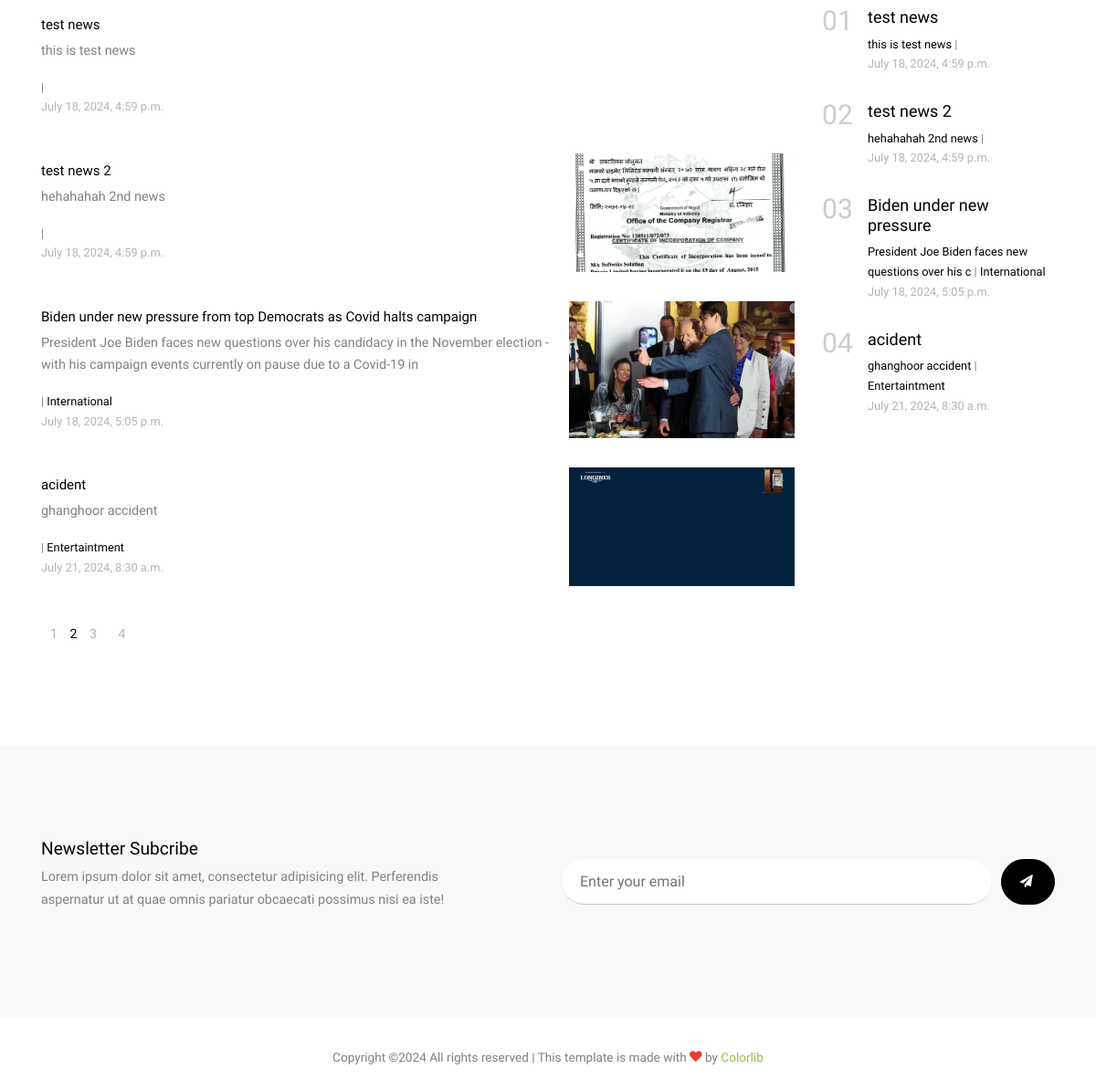
The app's page / (lower part), older data.
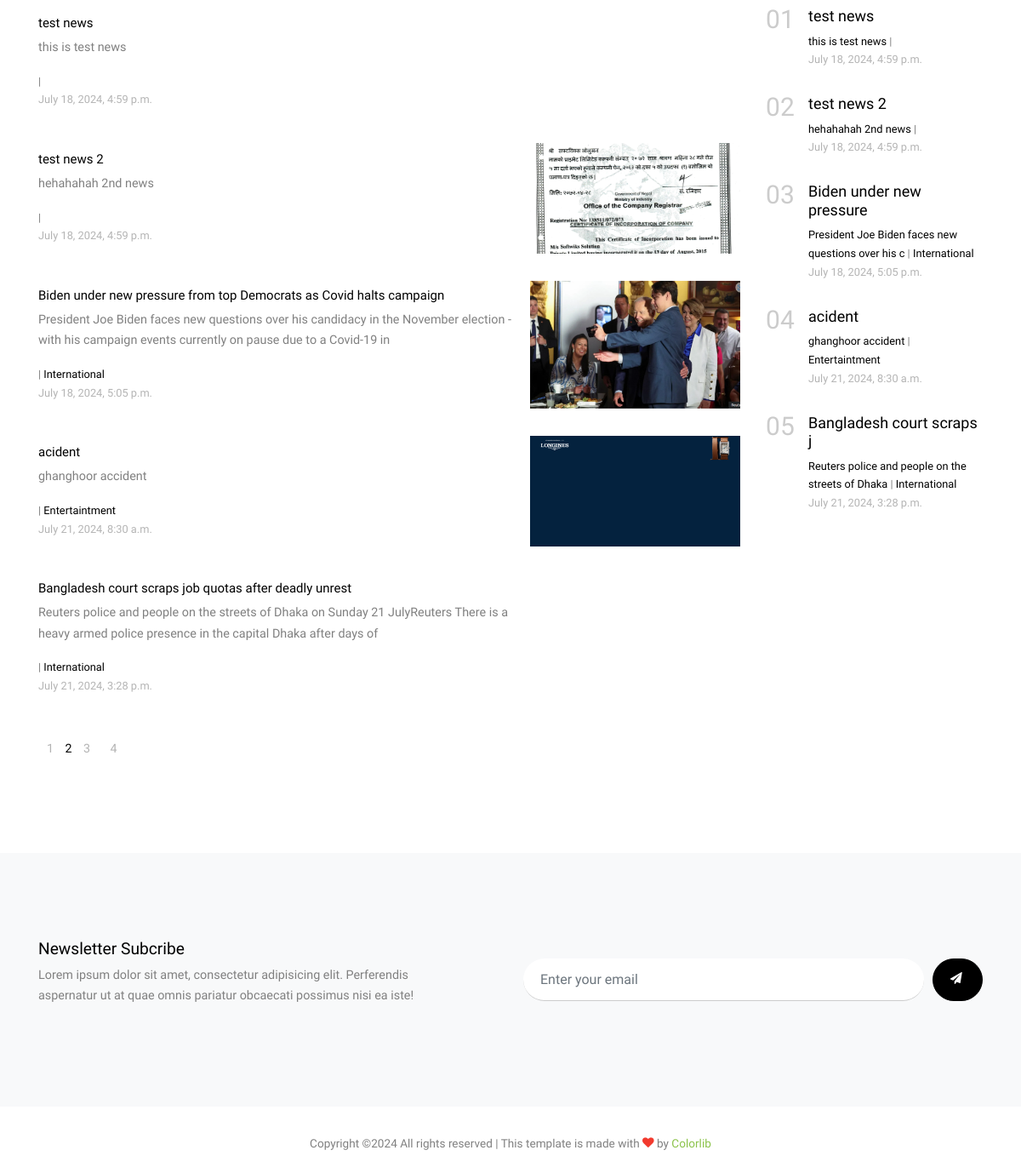
The same page, newer data.
### news/models.py (models this page shows, shortened)
class News (models.Model):
    title = models.CharField(max_length=255)
    image = models.FileField(upload_to='news')
    description = models.TextField()
    created_date = models.DateTimeField(auto_now_add=True)
    updated_date = models.DateTimeField(auto_now=True)
    posted_by = models.ForeignKey(User, on_delete=models.SET_NULL, null=True, blank=True)
    views_count = models.PositiveIntegerField(default=0)
    is_editorial = models.BooleanField(default=False)
    category = models.ForeignKey(Category, on_delete=models.SET_NULL, null=True, blank=True)
    class Meta:
        verbose_name_plural = 'News'

class Category(models.Model):
    name = models.CharField(max_length=50)
    class Meta:
        verbose_name_plural = 'News Category'

### news/views.py (the view)
# urls.py: path('', home_page, name='homepage'),
def home_page(request):
    editor_picks = News.objects.filter(is_editorial=True)
    trending_news = News.objects.all().order_by('-views_count')[:4]
    editor_picks_new = News.objects.filter(is_editorial=True)[:4]
    popular_news= News.objects.all().order_by('views_count')[:5]
    recent_news= News.objects.all().order_by('created_date')[:5]
    context = {
        "welcome" : "welcome to my custom page: dhoom tanananananaa",
        "editorial" : editor_picks,
        "trending_news" : trending_news,
        "editor_picks_new" : editor_picks_new,
        "popular_news" : popular_news,
        "recent_news" :recent_news
                        }
    templates= "base.html"
    return render(request, templates, context)

### newsportal/context_processors.py (called while the page is built)
def category(request):
    cat = Category.objects.all()
    return {
        "category" : cat
     }

### templates/base.html (shortened to what this page needs)
{% extends "partials/layout.html" %}
{% block recentnews %}
{% include "partials/recentnews.html" %}
{% endblock recentnews %}
 {% block footer %}
 {% include "partials/footer.html" %}
 {% endblock footer %}

### templates/partials/recentnews.html (shortened to what this page needs)
{% load static %}
<div class="site-section">
    <div class="container">
      <div class="row">
        <div class="col-lg-9">
          {% for news in recent_news %}
          <div class="post-entry-2 d-flex">
            <div class="thumbnail order-md-2" style="background-image: url('{{news.image.url}}')"></div>
            <div class="contents order-md-1 pl-0">
              <h2><a href="blog-single.html">{{news.title}}</a></h2>
              <p class="mb-3">{{news.description|slice:':150'}}</p>
              <div class="post-meta">
                <span class="d-block"><a href="#">{{news.posted_by.first_name}} {{news.posted_by.last_name}}</a> | <a href="#">{{news.category.name}}</a></span>
                <span class="date-read">{{news.created_date}} </span>
              </div>
            </div>
          </div>
          {% endfor %}
        </div>
        <div class="col-lg-3">
          {% for news in popular_news %}
          <div class="trend-entry d-flex">
            <div class="number align-self-start">0{{forloop.counter}}</div>
            <div class="trend-contents">
              <h2><a href="blog-single.html">{{news.title|slice:':25'}}</a></h2>
              <div class="post-meta">
                <span class="d-block"><a href="#">{{news.description|slice:':50'}}</a> | <a href="#">{{news.category.name}}</a></span>
                <span class="date-read">{{news.created_date}}</span>
              </div>
            </div>
          </div>
          {% endfor %}
        </div>
      </div>
      <div class="row">
        <div class="col-lg-6">
          <ul class="custom-pagination list-unstyled">
            <li><a href="#">1</a></li>
            <li class="active">2</li>
            <li><a href="#">3</a></li>
            <li><a href="#">4</a></li>
          </ul>
        </div>
      </div>
    </div>
  </div>

Row changes from the older to the newer data that the page shows:
added News: title "Bangladesh court scraps job quotas after deadly unrest", description "Reuters police and people on the streets of Dhaka on Sunday 21 JulyReuters There is a heavy armed police presence in the capital Dhaka after days of", category.name "International", created_date "July 21, 2024, 3:28 p.m.", title "Bangladesh court scraps j", description "Reuters police and people on the streets of Dhaka"
